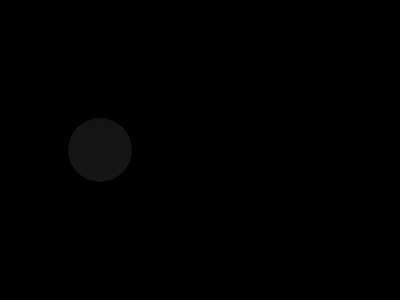
Frame 1 (no input)
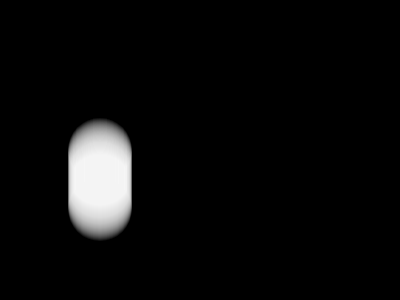
Frame 60 (no input)
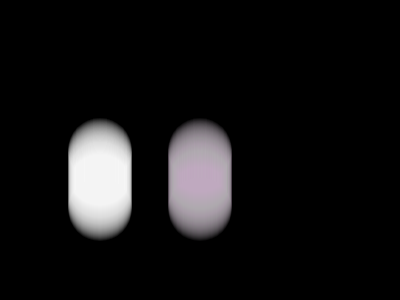
Frame 120 (the mouse pressed at the canvas centre since frame 60)

The p5.js sketch that drew these frames (run headless with seeded random() and noise() and a simulated clock; from frame 60 on, the mouse is pressed at the canvas centre):

// p5.js sketch
// ── sketch.js
// https://editor.p5js.org/jht1493/sketches/4JqUtGU
// circleX literal functions

let aCircle = {
  x: 100,
  y: 150,
  sx: 0,
  sy: 1,
  d: 64,
  r: 255,
  g: 255,
  b: 255,
  a: 10
};
let bCircle = {
  x: 100,
  y: 150,
  sx: 0,
  sy: 1,
  d: 64,
  r: 255,
  g: 255,
  b: 255,
  a: 10
};

function setup() {
  let myCanvas = createCanvas(400, 300);
  myCanvas.mousePressed(function () {
    circleMouseXY(aCircle)
    circleMouseXY(bCircle)
    // bCircle.x = mouseX;
    // bCircle.y = mouseY;
    circleRandomColor(aCircle);
    circleRandomColor(bCircle);
  })
  createButton('backg 0').mousePressed(function() {
    console.log('calling background');
    background(0);
  });
  createButton('jump').mousePressed(function() {
    // aCircle
    circleJump(aCircle);
    circleRandomColor(aCircle);
    // bCircle
    circleJump(bCircle);
    circleRandomColor(bCircle);
    // bCircle.x = random(0,width)
    // bCircle.r = random(100,255)
    // bCircle.g = random(100,255)
    // bCircle.b = random(100,255)
  });
  background(0);
  noStroke();
}

function circleJump(circle1) {
  circle1.y = random(0,height)
  circle1.x = random(0,width)
}

function circleRandomColor(circle1) {
  circle1.r = random(100,255)
  circle1.g = random(100,255)
  circle1.b = random(100,255)
}

function circleMouseXY(circle1) {
  circle1.x = mouseX;
  circle1.y = mouseY;
}

function draw() {
  // background(0);
  // aCircle
  circleDraw(aCircle);
  // fill(aCircle.r, aCircle.g, aCircle.b, aCircle.a);
  // circle(aCircle.x, aCircle.y, aCircle.d);
  // aCircle.x = (aCircle.x + aCircle.sx) % width;
  // aCircle.y = (aCircle.y + aCircle.sy) % width;
  // bCircle
  circleDraw(bCircle)
}

function circleDraw(circle1) {
  fill(circle1.r, circle1.g, circle1.b, circle1.a);
  circle(circle1.x, circle1.y, circle1.d);
  circle1.x = (circle1.x + circle1.sx) % width;
  circle1.y = (circle1.y + circle1.sy) % width;
}

// https://editor.p5js.org/jht1493/sketches/0qBB2QGDI
// circleX object literal

// https://editor.p5js.org/jht1493/sketches/a60pgYiUH
// circleX random colors

// https://editor.p5js.org/jht1493/sketches/AJxU3gRhX
// myCanvas buttons random

// https://editor.p5js.org/jht1493/sketches/L55nCCMds
// variable circleX myCanvas buttons

// Move to myCanvas.mousePressed to allow buttons
// to work.
// function mousePressed() {
//   circleX = 0;
// }

// https://editor.p5js.org/jht1493/sketches/JVoQAP3aM
// variable circleX myCanvas

// Make Your Own (Make Your Own Variable)
// Code! Programming with p5.js
// The Coding Train / Daniel Shiffman
// https://thecodingtrain.com/beginners/p5js/2.2-make-your-own.html
// https://youtu.be/dRhXIIFp-ys

// Make Your Own Variable: https://editor.p5js.org/codingtrain/sketches/xPXNdPy17
// Growing Circle Exercise: https://editor.p5js.org/codingtrain/sketches/ehbMJ-otC
